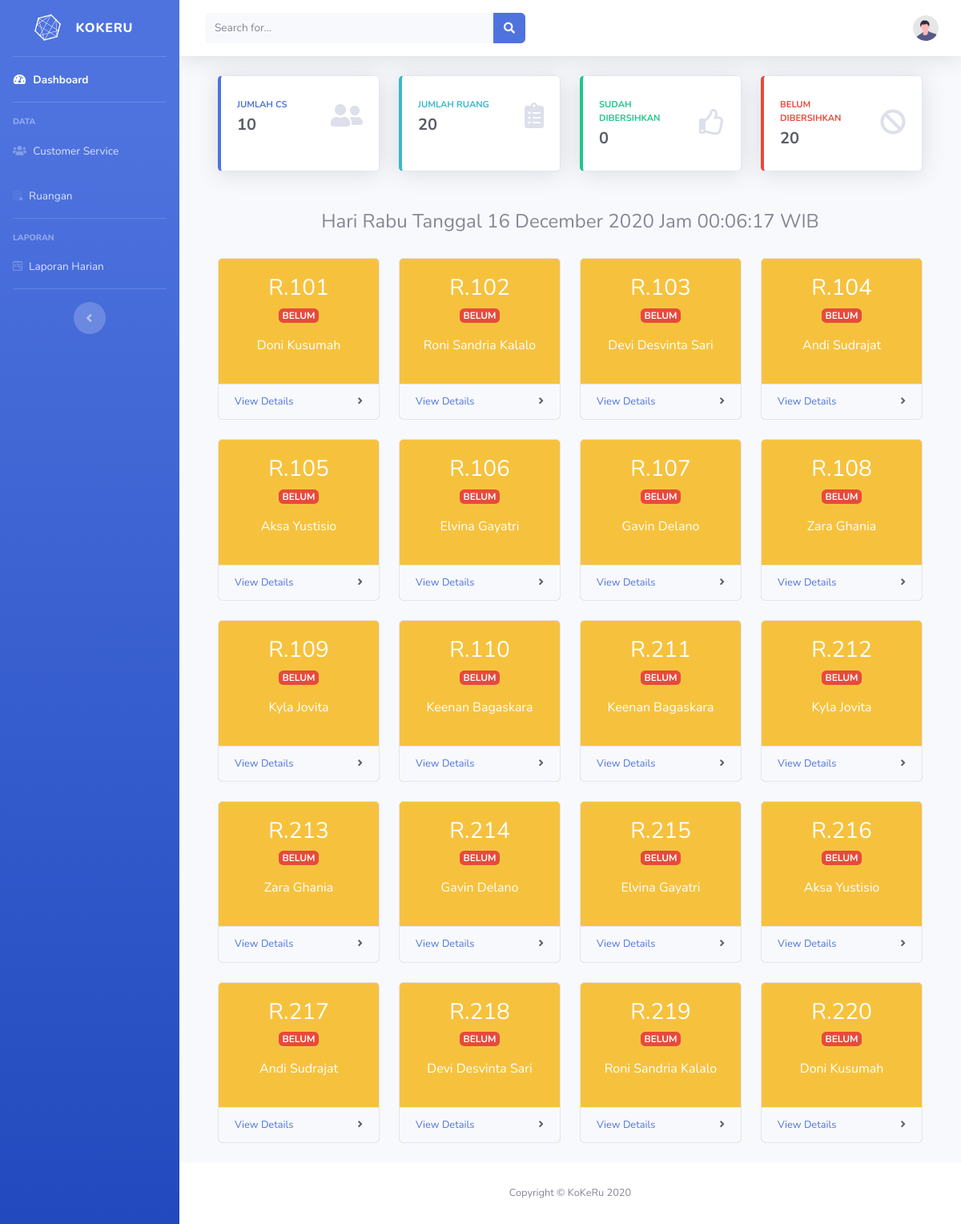
Page /manajer/dashboard.php on the committed database.
### tables this page shows
CREATE TABLE `ruang` (
  `id_ruang` int(11) NOT NULL,
  `nama_ruang` varchar(50) NOT NULL,
  `id_cs` int(11) NOT NULL
);

CREATE TABLE `laporan` (
  `id_laporan` int(11) NOT NULL,
  `id_ruang` int(11) NOT NULL,
  `status` varchar(10) NOT NULL,
  `tanggal` date NOT NULL
);

CREATE TABLE `cs` (
  `id_cs` int(11) NOT NULL,
  `nama_cs` varchar(50) NOT NULL,
  `email` varchar(50) NOT NULL
);

### manajer/dashboard.php (the view, shortened to what this page needs)
<?php include 'header.php'; ?>
      <li class="nav-item active">
        <a class="nav-link" href="dashboard.php">
          <i class="fas fa-fw fa-tachometer-alt"></i>
          <span>Dashboard</span>
        </a>
      </li>
      <hr class="sidebar-divider">
      <div class="sidebar-heading">Data</div>
      <li class="nav-item">
        <a class="nav-link" href="data_cs.php">
          <i class="fas fa-users"></i>
          <span>Customer Service</span>
        </a>
      </li>
      <li class="nav-item">
        <a class="nav-link" href="data_ruang.php">
          <i class="fab fa-buromobelexperte"></i>
          <span>Ruangan</span>
        </a>
      </li>
      <hr class="sidebar-divider">
      <div class="sidebar-heading">Laporan</div>
      <li class="nav-item">
        <a class="nav-link" href="laporan.php">
          <i class="fab fa-wpforms"></i>
          <span>Laporan Harian</span>
        </a>
      </li>
      <hr class="sidebar-divider d-none d-md-block">
      <div class="text-center d-none d-md-inline">
        <button class="rounded-circle border-0" id="sidebarToggle"></button>
      </div>
    </ul>
    <div id="content-wrapper" class="d-flex flex-column">
      <div id="content">
        <nav class="navbar navbar-expand navbar-light bg-white topbar mb-4 static-top shadow">
          <form class="d-none d-sm-inline-block form-inline mr-auto ml-md-3 my-2 my-md-0 mw-100 navbar-search">
            <div class="input-group">
              <input type="text" class="form-control bg-light border-0 small" placeholder="Search for..." aria-label="Search" aria-describedby="basic-addon2">
              <div class="input-group-append">
                <button class="btn btn-primary" type="button">
                  <i class="fas fa-search fa-sm"></i>
                </button>
              </div>
            </div>
          </form>
          <ul class="navbar-nav ml-auto">
            <li class="nav-item dropdown no-arrow">
              <a class="nav-link dropdown-toggle" href="#" id="userDropdown" role="button" data-toggle="dropdown" aria-haspopup="true" aria-expanded="false">
                <img class="img-profile rounded-circle" src="../assets2/img/undraw_profile.svg">
              </a>
            </li>
          </ul>
        </nav>
        <div class="container-fluid">
          <div class="container">
            <div class="row">
              <div class="col-xl-3 col-md-6 mb-4">
                <div class="card border-left-primary shadow h-100 py-2">
                  <div class="card-body">
                    <div class="row no-gutters align-items-center">
                      <div class="col mr-2">
                        <div class="text-xs font-weight-bold text-primary text-uppercase mb-1">
                          Jumlah CS</div>
                        <?php
                          $query = "SELECT id_cs FROM cs ORDER BY id_cs";
                          $result = $db->query($query);
                          $i = 0;
                          while ($row = $result->fetch_object()) {
                            $i++;
                          }
                          echo '<div class="h5 mb-0 font-weight-bold text-gray-800">'.$i.'</div>';
                        ?>
                      </div>
                      <div class="col-auto">
                        <i class="fas fa-user-friends fa-2x text-gray-300"></i>
                      </div>
                    </div>
                  </div>
                </div>
              </div>
              <div class="col-xl-3 col-md-6 mb-4">
                <div class="card border-left-info shadow h-100 py-2">
                  <div class="card-body">
                    <div class="row no-gutters align-items-center">
                      <div class="col mr-2">
                        <div class="text-xs font-weight-bold text-info text-uppercase mb-1">
                          Jumlah Ruang</div>
                        <?php
                          $query = "SELECT id_ruang FROM ruang ORDER BY id_ruang";
                          $result = $db->query($query);
                          $i = 0;
                          while ($row = $result->fetch_object()) {
                            $i++;
                          }
                          echo '<div class="h5 mb-0 font-weight-bold text-gray-800">'.$i.'</div>';
                        ?>
                      </div>
                      <div class="col-auto">
                        <i class="fas fa-clipboard-list fa-2x text-gray-300"></i>
                      </div>
                    </div>
                  </div>
                </div>
              </div>
              <div class="col-xl-3 col-md-6 mb-4">
                <div class="card border-left-success shadow h-100 py-2">
                  <div class="card-body">
                    <div class="row no-gutters align-items-center">
                      <div class="col mr-2">
                        <div class="text-xs font-weight-bold text-success text-uppercase mb-1">
                          Sudah Dibersihkan</div>
                        <?php
                          $i = 0;
                          echo '<div class="h5 mb-0 font-weight-bold text-gray-800">'.$i.'</div>';
                        ?>
                      </div>
                      <div class="col-auto">
                        <i class="far fa-thumbs-up fa-2x text-gray-300"></i>
                      </div>
                    </div>
                  </div>
                </div>
              </div>
              <div class="col-xl-3 col-md-6 mb-4">
                <div class="card border-left-danger shadow h-100 py-2">
                  <div class="card-body">
                    <div class="row no-gutters align-items-center">
                      <div class="col mr-2">
                        <div class="text-xs font-weight-bold text-danger text-uppercase mb-1">
                          Belum Dibersihkan</div>
                        <?php
                          $tanggal = date('Y-m-d');
                          $query = "SELECT id_laporan, status FROM laporan WHERE tanggal = '$tanggal' ORDER BY id_laporan";
                          $result = $db->query($query);
                          $i = 0;
                          while ($row = $result->fetch_object()) {
                            if ($row->status == "BELUM") {
                              $i++;
                            }
                          }
                          echo '<div class="h5 mb-0 font-weight-bold text-gray-800">'.$i.'</div>';
                        ?>
                      </div>
                      <div class="col-auto">
                        <i class="fas fa-ban fa-2x text-gray-300"></i>
                      </div>
                    </div>
                  </div>
                </div>
              </div>
            </div>
            <br>
            <div class="row">
              <div class="col-12">
                <?php
                  if (date('N') == 1) {
                    $day = "Senin";
                  } else if (date('N') == 2) {
                    $day = "Selasa";
                  } else if (date('N') == 3) {
                    $day = "Rabu";
                  } else if (date('N') == 4) {
                    $day = "Kamis";
                  } else if (date('N') == 5) {
                    $day = "Jumat";
                  } else if (date('N') == 6) {
                    $day = "Sabtu";
                  } else if (date('N') == 7) {
                    $day = "Minggu";
                  }
                  echo '<h4 class="row justify-content-center">Hari '.$day.' Tanggal '.date('d F Y').' Jam '.date('H:i:s').' WIB</h4>';
                ?>
                <br>
              </div>
              <?php
                $tanggal = date('Y-m-d');
                $query = "SELECT r.nama_ruang AS nama_ruang, cs.email AS email, cs.nama_cs AS nama_cs, l.id_laporan AS id_laporan, l.status AS status, l.tanggal AS tanggal FROM ruang r JOIN cs ON r.id_cs = cs.id_cs JOIN laporan l ON l.id_ruang = r.id_ruang WHERE l.tanggal = '$tanggal' ORDER BY r.id_ruang";
                $result = $db->query($query);
                while ($row = $result->fetch_object()) {
                  echo '<div class="col-xl-3 col-md-6">';
                  if ($row->status == "SUDAH") {
                    echo '  <div class="card bg-success text-white mb-4">';
                  } else {
                    echo '  <div class="card bg-warning text-white mb-4">';
                  }
                  echo '    <div class="card-body">';
                  echo '      <h3 class="row justify-content-center">'.$row->nama_ruang.'</h3>';
                  if ($row->status == "SUDAH") {
                    echo '<p class="row justify-content-center"><span class="badge bg-warning">'.$row->status.'</span></p>';
                  } else {
                    echo '<p class="row justify-content-center"><span class="badge bg-danger">'.$row->status.'</span></p>';
                  }
                  echo '      <p class="row justify-content-center">'.$row->nama_cs.'</p>';
                  echo '    </div>';
                  echo '    <div class="card-footer d-flex align-items-center justify-content-between">';
                  echo '      <a class="small text-blue stretched-link" href="bukti.php?id='.$row->id_laporan.'">View Details</a>';
                  echo '      <div class="small text-dark"><i class="fas fa-angle-right"></i></div>';
                  echo '    </div>';
                  echo '  </div>';
                  echo '</div>';
                }
              ?>
            </div>
          </div>
        </div>
      </div>
<?php include 'footer.php'; ?>

### manajer/header.php (shortened to what this page needs)
<!DOCTYPE html>
<html lang="en">
<head>
  <link href="../assets2/vendor/fontawesome-free/css/all.min.css" rel="stylesheet" type="text/css">
  <link href="../assets2/css/sb-admin-2.min.css" rel="stylesheet">
</head>
<body id="page-top">
  <div id="wrapper">
    <ul class="navbar-nav bg-gradient-primary sidebar sidebar-dark accordion" id="accordionSidebar">
      <a class="sidebar-brand d-flex align-items-center justify-content-center" href="#">
        <div class="sidebar-brand-icon rotate-n-15">
          <i class="fab fa-connectdevelop"></i>
        </div>
        <div class="sidebar-brand-text mx-3">KoKeRu</div>
      </a>
      <hr class="sidebar-divider my-0">

### manajer/footer.php (shortened to what this page needs)
      <footer class="sticky-footer bg-white">
        <div class="container my-auto">
          <div class="copyright text-center my-auto">
            <span>Copyright &copy; KoKeRu 2020</span>
          </div>
        </div>
      </footer>
    </div>
  </div>
</body>
</html>

### rows in the picture
ruang: nama_ruang "R.101", laporan.status "BELUM", id_cs.nama_cs "Doni Kusumah"
ruang: nama_ruang "R.102", laporan.status "BELUM", id_cs.nama_cs "Roni Sandria Kalalo"
ruang: nama_ruang "R.103", laporan.status "BELUM", id_cs.nama_cs "Devi Desvinta Sari"
ruang: nama_ruang "R.104", laporan.status "BELUM", id_cs.nama_cs "Andi Sudrajat"
ruang: nama_ruang "R.105", laporan.status "BELUM", id_cs.nama_cs "Aksa Yustisio"
ruang: nama_ruang "R.106", laporan.status "BELUM", id_cs.nama_cs "Elvina Gayatri"
ruang: nama_ruang "R.107", laporan.status "BELUM", id_cs.nama_cs "Gavin Delano"
ruang: nama_ruang "R.108", laporan.status "BELUM", id_cs.nama_cs "Zara Ghania"
ruang: nama_ruang "R.109", laporan.status "BELUM", id_cs.nama_cs "Kyla Jovita"
ruang: nama_ruang "R.110", laporan.status "BELUM", id_cs.nama_cs "Keenan Bagaskara"
ruang: nama_ruang "R.211", laporan.status "BELUM", id_cs.nama_cs "Keenan Bagaskara"
ruang: nama_ruang "R.212", laporan.status "BELUM", id_cs.nama_cs "Kyla Jovita"
ruang: nama_ruang "R.213", laporan.status "BELUM", id_cs.nama_cs "Zara Ghania"
ruang: nama_ruang "R.214", laporan.status "BELUM", id_cs.nama_cs "Gavin Delano"
ruang: nama_ruang "R.215", laporan.status "BELUM", id_cs.nama_cs "Elvina Gayatri"
ruang: nama_ruang "R.216", laporan.status "BELUM", id_cs.nama_cs "Aksa Yustisio"
ruang: nama_ruang "R.217", laporan.status "BELUM", id_cs.nama_cs "Andi Sudrajat"
ruang: nama_ruang "R.218", laporan.status "BELUM", id_cs.nama_cs "Devi Desvinta Sari"
ruang: nama_ruang "R.219", laporan.status "BELUM", id_cs.nama_cs "Roni Sandria Kalalo"
ruang: nama_ruang "R.220", laporan.status "BELUM", id_cs.nama_cs "Doni Kusumah"

### other values in the picture
$i "10"
$i "20"
$i "0"
$day "Rabu"
